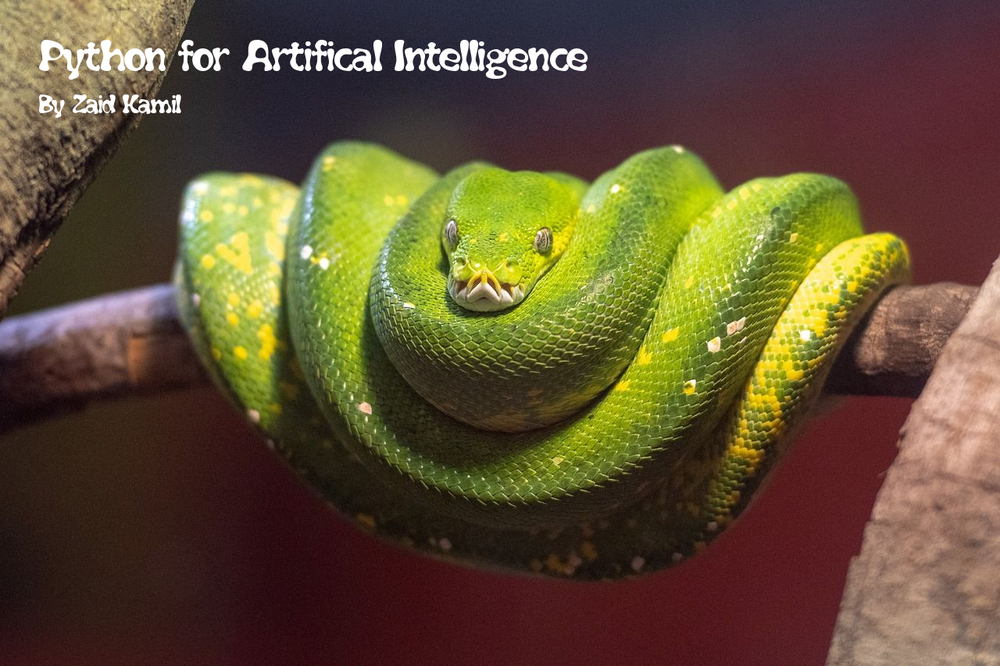
#> input picture computer_vision/python_ai.png, 1000 x 666 px, shrunk from 1280 x 853 before the run, found by its file name
$ python cv_image_ex1.py
#> lines starting #> are read from the running program, lines starting #| are printed output that depends on the picture
import cv2
import numpy as np
im1 = cv2.imread("computer_vision/python_ai.png")
#> im1 is the input picture: shape (666, 1000, 3); mean B, G, R 51.2, 79.5, 95.6
print(im1.shape)
#| (666, 1000, 3)
print(im1.ndim)
#| 3
im1 = im1[0:1000:2]
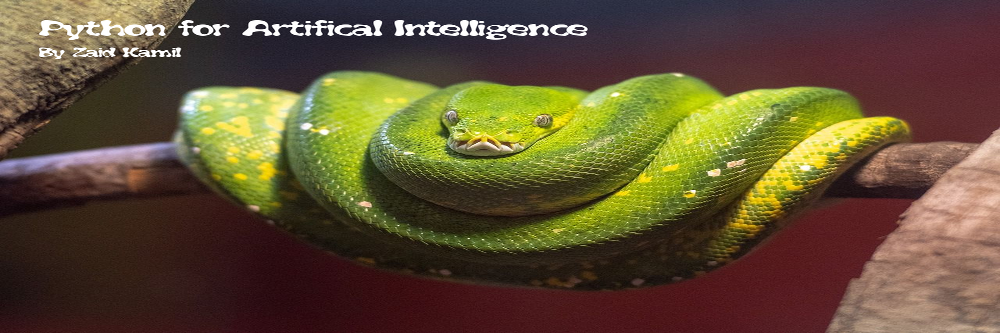
#> im1: shape (333, 1000, 3); mean B, G, R 51.2, 79.5, 95.6
cv2.imshow("image 1", im1)
cv2.waitKey(0)
